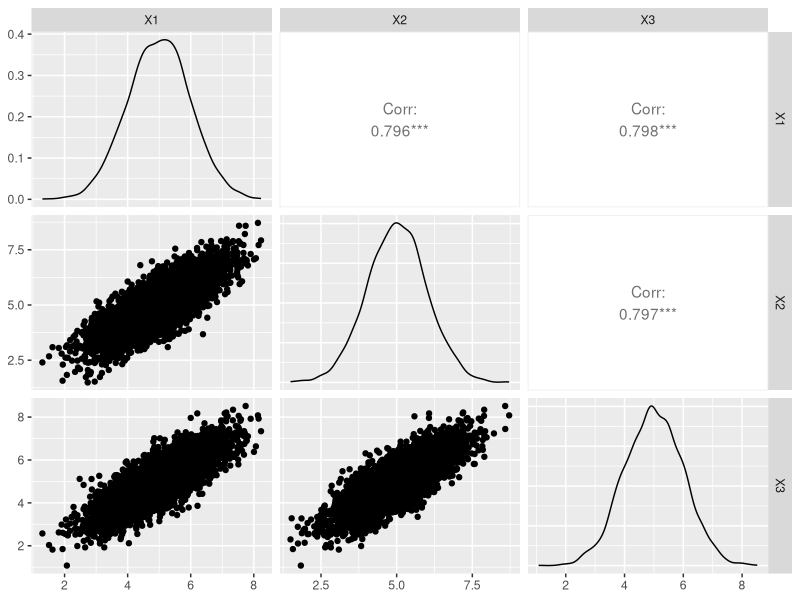
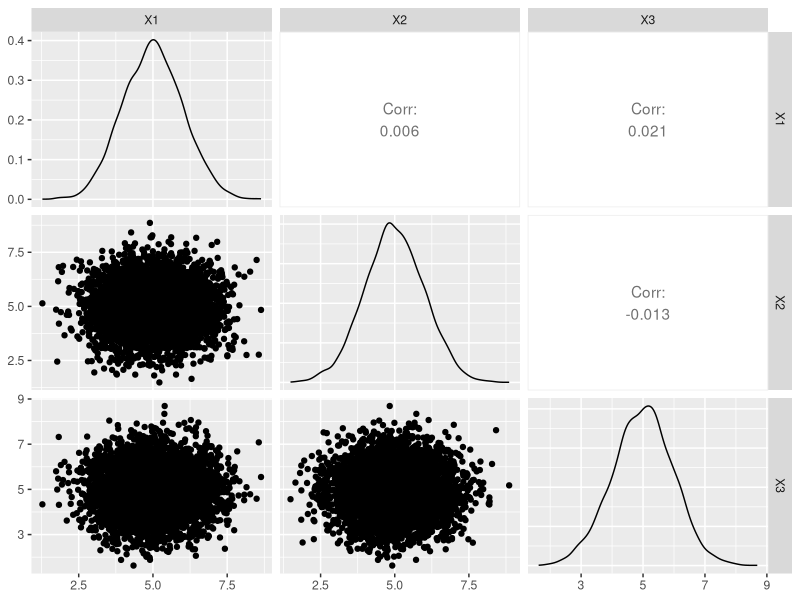
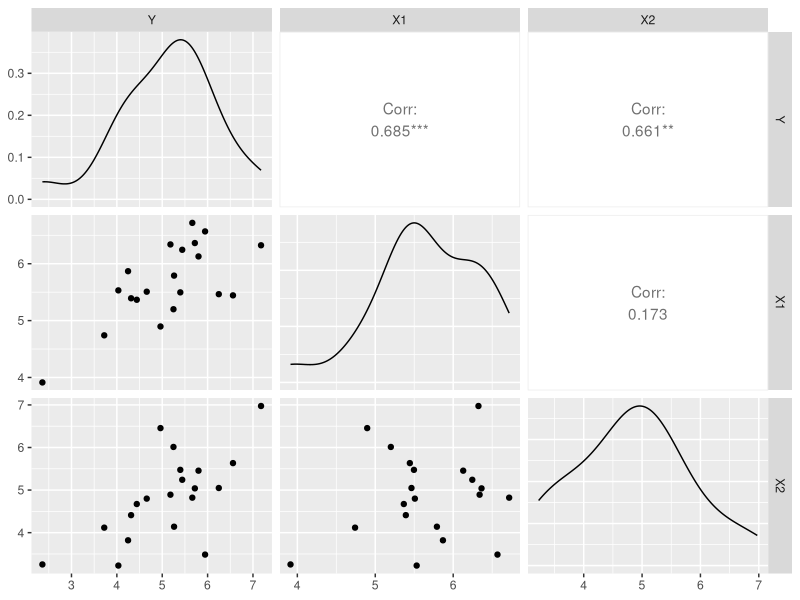

Here is the R script that generated these plots, in order:
## ---- chunk 1
knitr::opts_chunk$set(echo = TRUE)
## ---- chunk 2
library(MASS) 
sigma<-matrix(c(1,.8,.8,.8,1,.8,.8,.8,1),3,3)
sigma
mu<-c(5,5,5)
X<-mvrnorm(5000,mu,sigma)
## ---- chunk 3
library(GGally)
X_df <- as.data.frame(X)
colnames(X_df) <- c("X1", "X2", "X3")

ggpairs(X_df)
## ---- chunk 4
C <-matrix(c(1,1,1,1,-1,0),3,2)

#USED THIS TO UNDERSTAND MATRIX
#X <-matrix(c(1,2,3,
#            4,5,6),2,3)  


XC <- X %*% C

## ---- chunk 5
var_xc <- var(XC)
var_xc


## ---- chunk 6
uncorr_sigma <- sigma<-matrix(c(1,0,0,0,1,0,0,0,1),3,3)
X_uncorr <- mvrnorm(5000, mu, uncorr_sigma)

X_uncorrC <- X_uncorr %*% C
var_x_uncor <- var(X_uncorrC)
var_x_uncor
var_xc

Xuncor_df <- as.data.frame(X_uncorr)
colnames(Xuncor_df) <- c("X1", "X2", "X3")

ggpairs(Xuncor_df)
## ---- chunk 7
set.seed(1234)
sigma<-matrix(c(1,.6,.6,.6,1,0,.6,0,1),3,3)
#sigma
mu<-c(5,5,5)
#mydata<-data.frame(round(mvrnorm(20,mu,sigma),1))
mydata<-data.frame(mvrnorm(20,mu,sigma))
names(mydata)<-c("Y","X1","X2")
## ---- chunk 8
ggpairs(mydata)
## ---- chunk 9
X<-model.matrix(~X1+X2,data=mydata) #Computing the design matrix
XtX<-t(X)%*%X  #Computing X'X
XtXinv<-solve(XtX)  #Computing inverse of X'X
beta.hat<- XtXinv %*% t(X) %*% mydata$Y   #Computing final formula
print("Matrix Result")
beta.hat

#Verifying
print("Using lm")
lm(Y~X1+X2,data=mydata)$coefficients
## ---- chunk 10
mydata$X3=mydata$X1+mydata$X2
